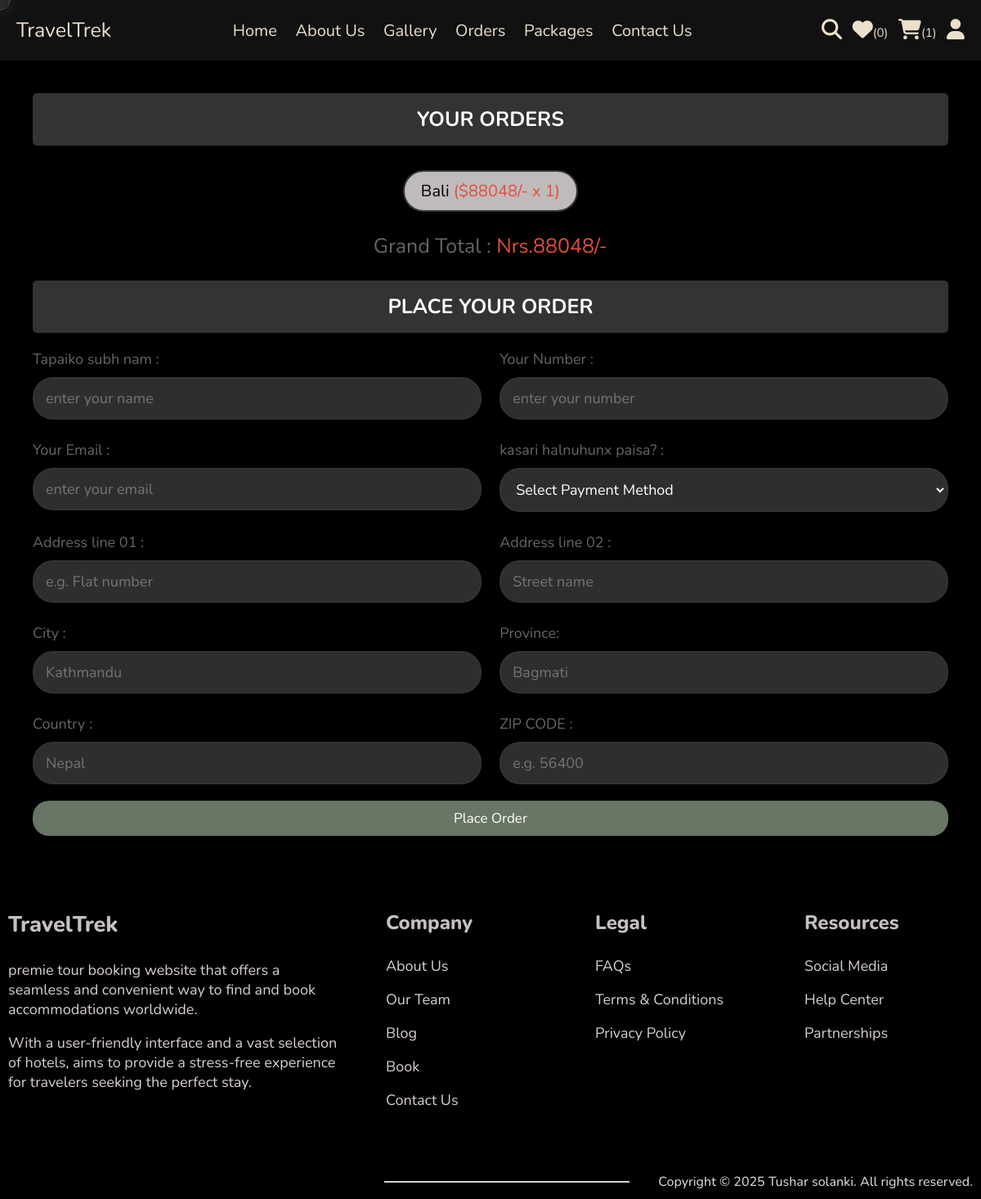
The page /checkout.php (signed in) on the database its author committed.
### tables this page shows
CREATE TABLE `cart` (
  `id` int(100) NOT NULL,
  `user_id` int(100) NOT NULL,
  `pid` int(100) NOT NULL,
  `name` varchar(100) NOT NULL,
  `price` int(10) NOT NULL,
  `quantity` int(10) NOT NULL,
  `image` varchar(100) NOT NULL
);

### checkout.php (the view, shortened to what this page needs)
<?php
include 'components/connect.php';
if(isset($_SESSION['user_id'])){
   $user_id = $_SESSION['user_id'];
}else{
   $user_id = '';
   header('location:user_login.php');
};
?>
<!DOCTYPE html>
<html lang="en">
<head>
   <link rel="stylesheet" href="https://cdnjs.cloudflare.com/ajax/libs/font-awesome/6.1.1/css/all.min.css">
   <link rel="stylesheet" href="css/style.css">
</head>
<body>
<?php include 'components/user_header.php'; ?>
<section class="checkout-orders">
   <form id="orderForm" action="" method="POST">
   <h3>Your Orders</h3>
      <div class="display-orders">
      <?php
         $grand_total = 0;
         $select_cart = $conn->prepare("SELECT * FROM `cart` WHERE user_id = ?");
         $select_cart->execute([$user_id]);
         if($select_cart->rowCount() > 0){
            while($fetch_cart = $select_cart->fetch(PDO::FETCH_ASSOC)){
               $grand_total += ($fetch_cart['price'] * $fetch_cart['quantity']);
      ?>
         <p> <?= $fetch_cart['name']; ?> <span>(<?= '$'.$fetch_cart['price'].'/- x '. $fetch_cart['quantity']; ?>)</span> </p>
      <?php
            }
         }else{
            echo '<p class="empty">your cart is empty!</p>';
         }
      ?>
         <div class="grand-total">Grand Total : <span>Nrs.<?= $grand_total; ?>/-</span></div>
      </div>
      <h3>Place Your Order</h3>
      <div class="flex">
         <div class="inputBox">
            <span>Tapaiko subh nam :</span>
            <input type="text" name="name" placeholder="enter your name" class="box" maxlength="20">
         </div>
         <div class="inputBox">
            <span>Your Number :</span>
            <input type="text" name="number" placeholder="enter your number" class="box" maxlength="10">
         </div>
         <div class="inputBox">
            <span>Your Email :</span>
            <input type="email" name="email" placeholder="enter your email" class="box" maxlength="50">
         </div>
         <div class="inputBox">
            <span>kasari halnuhunx paisa? :</span>
            <select name="method" class="box">
               <option value="">Select Payment Method</option>
            </select>
         </div>
         <div class="inputBox">
            <span>Address line 01 :</span>
            <input type="text" name="flat" placeholder="e.g. Flat number" class="box" maxlength="50">
         </div>
         <div class="inputBox">
            <span>Address line 02 :</span>
            <input type="text" name="street" placeholder="Street name" class="box" maxlength="50">
         </div>
         <div class="inputBox">
            <span>City :</span>
            <input type="text" name="city" placeholder="Kathmandu" class="box" maxlength="50">
         </div>
         <div class="inputBox">
            <span>Province:</span>
            <input type="text" name="state" placeholder="Bagmati" class="box" maxlength="50">
         </div>
         <div class="inputBox">
            <span>Country :</span>
            <input type="text" name="country" placeholder="Nepal" class="box" maxlength="50">
         </div>
         <div class="inputBox">
            <span>ZIP CODE :</span>
            <input type="text" name="pin_code" placeholder="e.g. 56400" class="box" maxlength="6">
         </div>
      </div>
      <input type="submit" name="order" class="btn <?= ($grand_total > 1)?'':'disabled'; ?>" value="place order">
   </form>
</section>
<?php include 'components/footer.php'; ?>
</body>
</html>

### css/style.css (style rules this page uses)
:root { --main-color:#697565; --orange:#f39c12; --red:#e74c3c; --black:#333; --white:#fff; --light-color:#666; --light-bg:#eee; --border:.2rem solid var(--black); --box-shadow:0 .5rem 1rem rgba(0,0,0,.1); --nav:#ECDFCC; --form-color: #302e2efc; }
* { font-family: 'Nunito', sans-serif; margin:0; padding:0; box-sizing: border-box; outline: none; border:none; text-decoration: none; }
html { font-size: 62.5%; overflow-x: hidden; }
body { background-color: black; }
section { padding:2rem; max-width: 1200px; margin:0 auto; }
.btn, .delete-btn, .option-btn { display: block; width: 100%; margin-top: 1rem; border-radius: 2rem; padding:1rem 3rem; font-size: 1.7rem; text-transform: capitalize; color:var(--white); cursor: pointer; text-align: center; }
.btn { background-color: var(--main-color); }
.display-orders { text-align: center; padding-bottom: 0; }
.display-orders p { display: inline-block; padding:1rem 2rem; margin:1rem .5rem; font-size: 2rem; text-align: center; border:var(--border); background-color: rgb(191, 187, 187); box-shadow: var(--box-shadow); border-radius: 2.5rem; }
.display-orders p span { color:var(--red); }
.display-orders .grand-total { margin-top: 1.5rem; margin-bottom: 2.5rem; font-size: 2.5rem; color:var(--light-color); }
.display-orders .grand-total span { color:var(--red); }
.checkout-orders form { padding:2rem; }
.checkout-orders form h3 { border-radius: .5rem; background-color: var(--black); color:var(--white); padding:1.5rem 1rem; text-align: center; text-transform: uppercase; margin-bottom: 2rem; font-size: 2.5rem; }
.checkout-orders form .flex { display: flex; flex-wrap: wrap; gap:1.5rem; justify-content: space-between; }
.checkout-orders form .flex .inputBox { width: 49%; }
.checkout-orders form .flex .inputBox .box { width: 100%; border:var(--border); border-radius: 2.5rem; font-size: 1.8rem; color:var(--white); padding:1.2rem 1.4rem; margin:1rem 0; background-color: var(--form-color); }
.checkout-orders form .flex .inputBox span { font-size: 1.8rem; color:var(--light-color); }
:root { --primary-color: #2c3855; --primary-color-dark: #435681; --text-dark: #c6c0c0; --text-light: #d8cfcf; --max-width: 1200px; }

### components/user_header.php (style rules this page uses)
*, *::before, *::after { padding: 0; margin: 0; box-sizing: border-box; }

### rows shown on the page
cart: name "Bali", price "88048", quantity "1"

### other values the page prints
$total_wishlist_counts "0"
$total_cart_counts "1"
$grand_total "88048"
